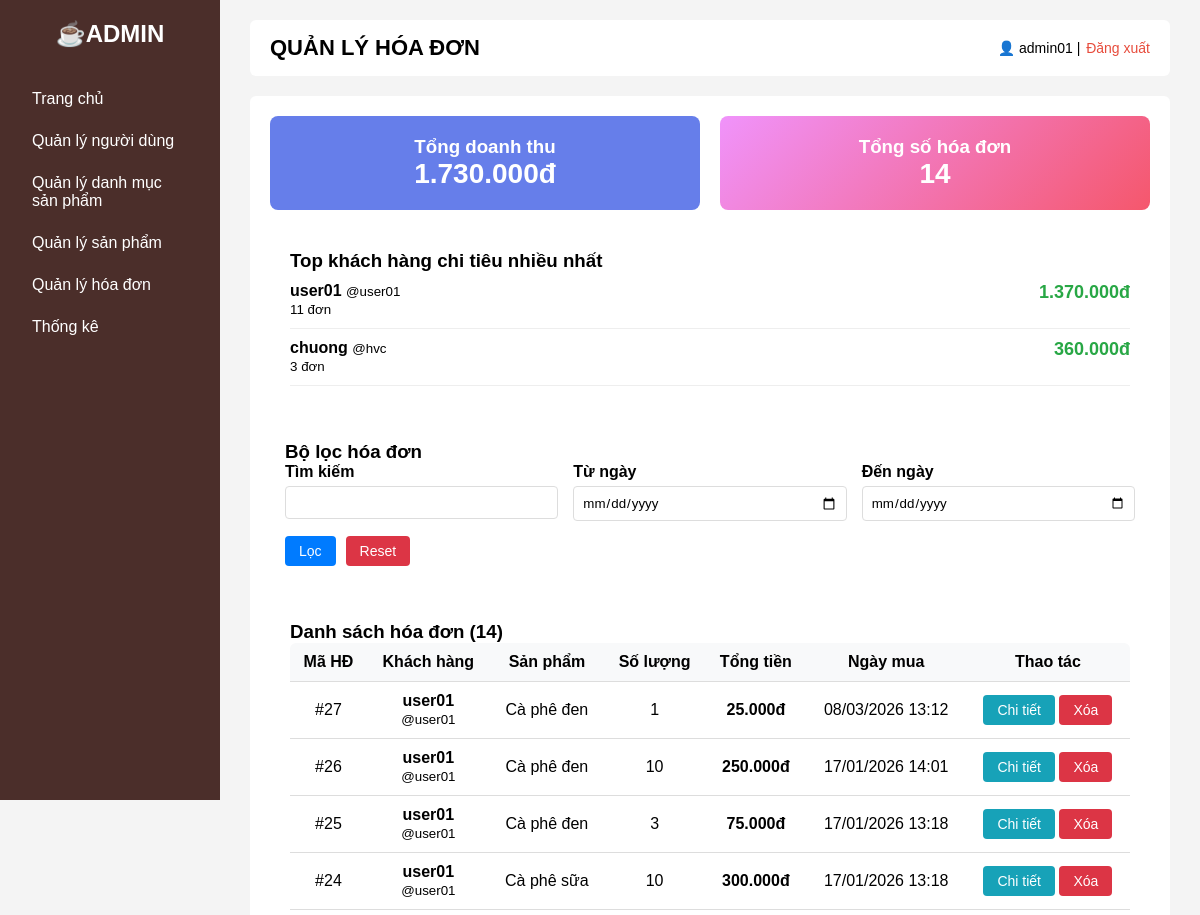
The app's page /php/phpAdmin/orders.php (signed in, upper part), older data.
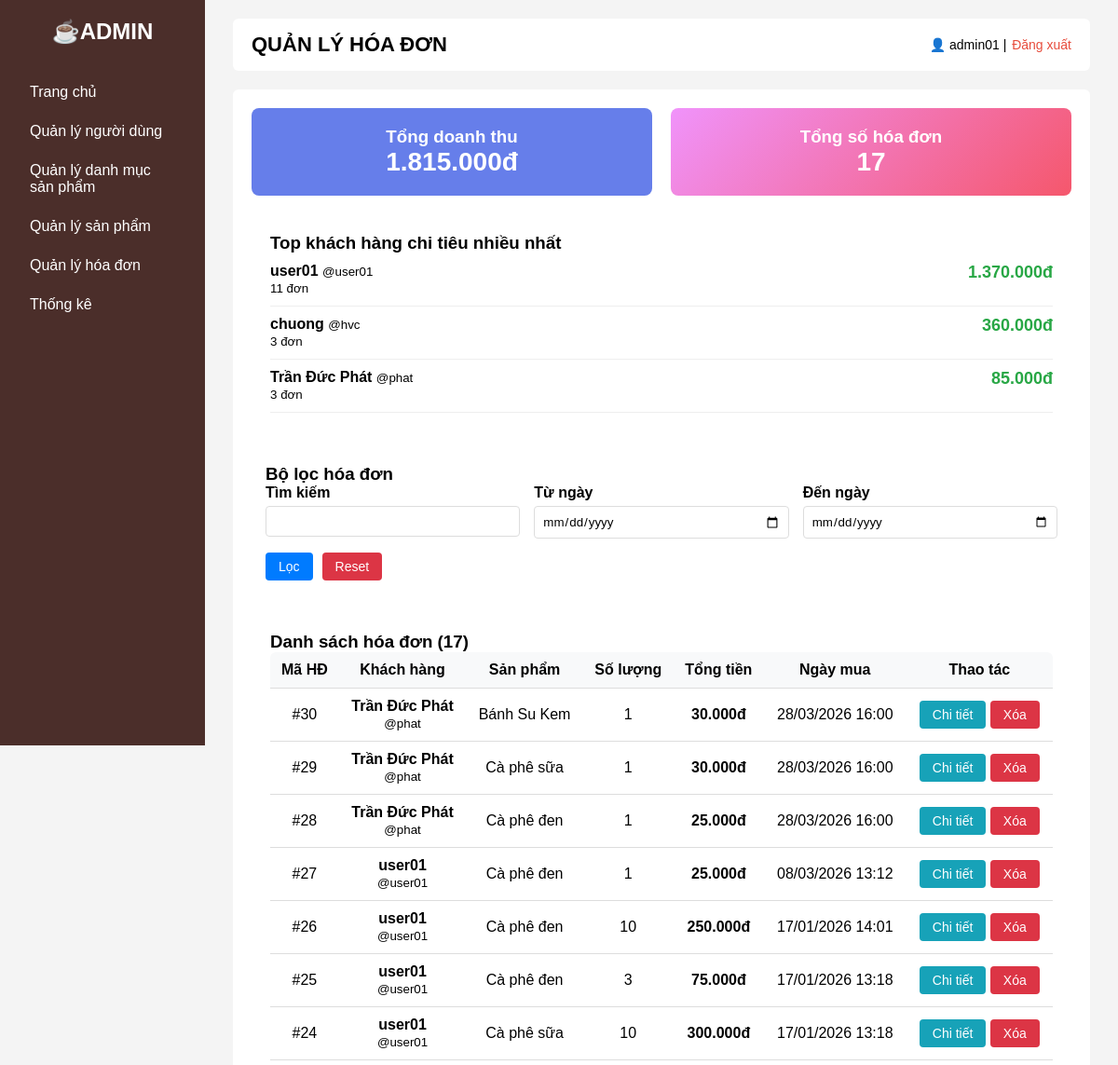
The same page, newer data.
### tables this page shows
CREATE TABLE `user_invoices` (
  `id` int(11) NOT NULL,
  `user_id` int(11) DEFAULT NULL,
  `product_name` varchar(255) DEFAULT NULL,
  `quantity` int(11) DEFAULT NULL,
  `total_price` int(11) DEFAULT NULL,
  `created_at` datetime DEFAULT current_timestamp()
);

CREATE TABLE `users` (
  `id` int(11) NOT NULL,
  `name` varchar(100) NOT NULL,
  `username` varchar(100) NOT NULL,
  `password` varchar(255) NOT NULL,
  `role` varchar(20) NOT NULL DEFAULT 'user',
  `email` varchar(255) NOT NULL,
  `address` varchar(255) DEFAULT NULL
);

### php/phpAdmin/orders.php (the view, shortened to what the changed rows need)
<?php
include "../connect.php";
$query = "SELECT ui.*, u.name AS customer_name, u.username
          FROM user_invoices ui
          LEFT JOIN users u ON ui.user_id = u.id
          WHERE 1=1";
$query .= " ORDER BY ui.id DESC";
$invoices = $conn->query($query);
$revenue_query = "SELECT SUM(total_price) AS total FROM user_invoices WHERE 1=1";
$total_revenue = $conn->query($revenue_query)->fetch_assoc()["total"] ?? 0;
$customer_stats_query = "SELECT u.name AS customer_name, u.username,
                         COUNT(ui.id) AS order_count,
                         SUM(ui.total_price) AS total_spent
                         FROM user_invoices ui
                         LEFT JOIN users u ON ui.user_id = u.id
                         WHERE 1=1";
$customer_stats_query .= " GROUP BY ui.user_id ORDER BY total_spent DESC LIMIT 3";
$customer_stats = $conn->query($customer_stats_query);
?>
<!DOCTYPE html>
<html lang="vi">
<head>
    <link rel="stylesheet" href="/quanlyquancaphe_web/Coffee_Web/css/home.css?v=<?php echo time(); ?>">
    <link rel="stylesheet" href="/quanlyquancaphe_web/Coffee_Web/css/orders.css?v=<?php echo time(); ?>">
</head>
<body>
    <div class="layout">
        <aside class="sidebar">
            <h2>☕ADMIN</h2>
        </aside>
        <main class="content">
            <header class="topbar">
                <h1>QUẢN LÝ HÓA ĐƠN</h1>
            </header>
            <section class="welcome">
                <div class="stats-container">
                    <div class="stats-box">
                        <h3>Tổng doanh thu</h3>
                        <div class="amount"><?= number_format($total_revenue, 0, ',', '.') ?>đ</div>
                    </div>
                    <div class="stats-box" style="background:linear-gradient(135deg,#f093fb,#f5576c)">
                        <h3>Tổng số hóa đơn</h3>
                        <div class="amount"><?= $invoices->num_rows ?></div>
                    </div>
                </div>
                <?php if ($customer_stats->num_rows > 0): ?>
                    <div class="customer-stats">
                        <?php while ($cs = $customer_stats->fetch_assoc()): ?>
                            <div class="customer-item">
                                <div>
                                    <strong><?= htmlspecialchars($cs["customer_name"]) ?></strong>
                                    <small>@<?= htmlspecialchars($cs["username"]) ?></small><br>
                                    <small><?= $cs["order_count"] ?> đơn</small>
                                </div>
                                <div>
                                    <strong style="color:#28a745;font-size:18px">
                                        <?= number_format($cs["total_spent"], 0, ',', '.') ?>đ
                                    </strong>
                                </div>
                            </div>
                        <?php endwhile; ?>
                    </div>
                <?php endif; ?>
                <div style="background:#fff;padding:20px;border-radius:8px;">
                    <h3>Danh sách hóa đơn (<?= $invoices->num_rows ?>)</h3>
                    <table>
                        <thead>
                            <tr>
                                <th>Mã HĐ</th>
                                <th>Khách hàng</th>
                                <th>Sản phẩm</th>
                                <th>Số lượng</th>
                                <th>Tổng tiền</th>
                                <th>Ngày mua</th>
                                <th>Thao tác</th>
                            </tr>
                        </thead>
                        <tbody>
                            <?php if ($invoices->num_rows > 0): ?>
                                <?php while ($row = $invoices->fetch_assoc()): ?>
                                    <tr>
                                        <td>#<?= $row["id"] ?></td>
                                        <td>
                                            <strong><?= htmlspecialchars($row["customer_name"]) ?></strong><br>
                                            <small>@<?= htmlspecialchars($row["username"]) ?></small>
                                        </td>
                                        <td><?= htmlspecialchars($row["product_name"]) ?></td>
                                        <td><?= $row["quantity"] ?></td>
                                        <td><strong><?= number_format($row["total_price"], 0, ',', '.') ?>đ</strong></td>
                                        <td><?= date("d/m/Y H:i", strtotime($row["created_at"])) ?></td>
                                        <td>
                                            <button onclick="viewInvoiceDetail(<?= $row['id'] ?>)" class="btn btn-info">Chi tiết</button>
                                            <form method="POST" style="display:inline" onsubmit="return confirm('Xóa hóa đơn này?')">
                                                <button name="btn_delete_invoice" class="btn btn-danger">Xóa</button>
                                            </form>
                                        </td>
                                    </tr>
                                <?php endwhile; ?>
                            <?php else: ?>
                                <tr>
                                    <td colspan="7" style="text-align:center;">Không có hóa đơn</td>
                                </tr>
                            <?php endif; ?>
                        </tbody>
                    </table>
                </div>
            </section>
        </main>
    </div>
</body>
</html>

Row changes from the older to the newer data that the page shows:
added user_invoices: id "30", user.name "Trần Đức Phát", user.username "phat", product_name "Bánh Su Kem", quantity "1", total_price "30.000", created_at "28/03/2026 16:00"
added user_invoices: id "29", user.name "Trần Đức Phát", user.username "phat", product_name "Cà phê sữa", quantity "1", total_price "30.000", created_at "28/03/2026 16:00"
added user_invoices: id "28", user.name "Trần Đức Phát", user.username "phat", product_name "Cà phê đen", quantity "1", total_price "25.000", created_at "28/03/2026 16:00"
Text that changed along with them:
$total_revenue: "1.730.000" → "1.815.000"
$invoices->num_rows: "14" → "17"
new list line: "Trần Đức Phát @ phat 3 đơn 85.000 đ"
